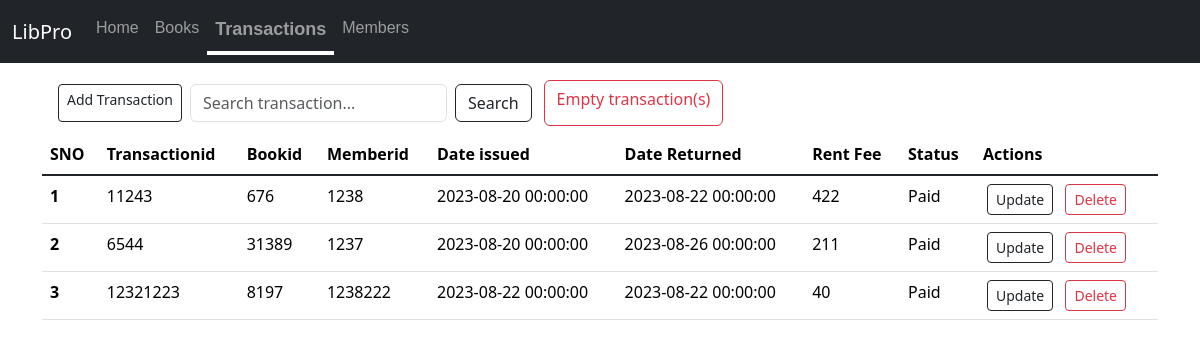
The app's page /transactions, older data.
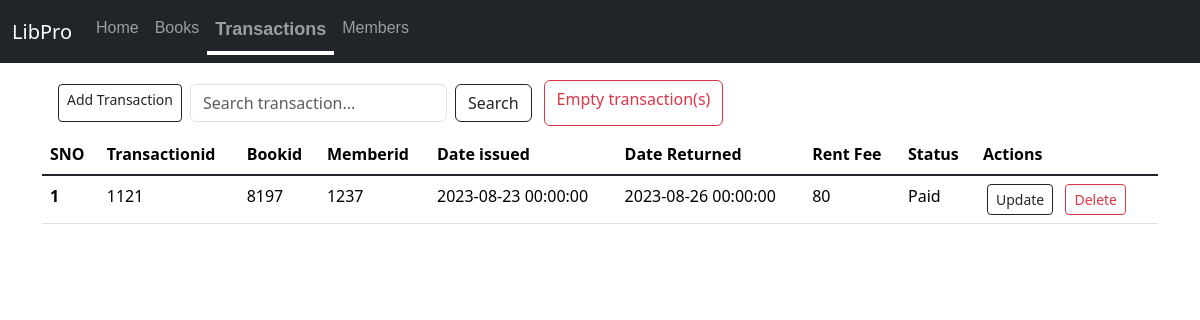
The same page, newer data.
### app.py (models this page shows)
class Transactions(db.Model):
    sno = db.Column(db.Integer, primary_key=True,unique=True)
    Transactionid = db.Column(db.Integer,unique=True)
    bookid = db.Column(db.Integer, nullable=False)
    memberid = db.Column(db.Integer, nullable=False)
    date_issued = db.Column(db.DateTime, nullable=False,default=datetime.date)
    date_returned = db.Column(db.DateTime, nullable=True)
    rent_fee = db.Column(db.Integer, nullable=False)
    status=db.Column(db.String(20),nullable=False)

### app.py (the view, shortened to what this page needs)
@app.route('/<string:table>',methods=['GET','POST'])
def view(table):
    record_class=globals().get(table.capitalize())
    if record_class is None:
        flash("Invalid Operation",'error')
        return redirect('/')
    else:
        allrecords=record_class.query.all()
        return render_template(f'{table}.html',allrecords=allrecords)

### templates/transactions.html (shortened to what this page needs)
{% extends 'base.html' %}
{% block body %}
<div class="container">
  <div style="display:flex" class="my-2 container">
    <a href="/addrecord/transactions" class="add btn btn-outline-dark btn-sm mx-1 my-1" type="button">Add Transaction</a>
    <form style="width:fit-content" class="d-flex mx-1 my-1" method="POST" action="/search/transactions" role="search">
      <input class="form-control me-2" name="searchitem"  id="searchtran" type="search" placeholder="Search transaction..." aria-label="Search">
      <button class="btn btn-outline-dark"  type="submit">Search</button>
    </form>
    <a class="btn btn-outline-danger mx-2" href="/empty/transactions" type="button">Empty transaction(s)</a>
  </div>
    <table class="table">
        <thead>
          <tr>
            <th scope="col">SNO</th>
            <th scope="col">Transactionid</th>
            <th scope="col">Bookid</th>
            <th scope="col">Memberid</th>
            <th scope="col">Date issued</th>
            <th scope="col">Date Returned</th>
            <th scope="col">Rent Fee</th>
            <th scope="col">Status</th>
            <th scope="col">Actions</th>
          </tr>
        </thead>
        <tbody class="table-group-divider">
          {% for records in allrecords %}
          <tr>
            <th scope="row">{{loop.index}}</th>
            <td>{{records.Transactionid}}</td>
            <td>{{records.bookid}}</td>
            <td>{{records.memberid}}</td>
            <td>{{records.date_issued}}</td>
            <td>{{records.date_returned}}</td>
            <td>{{records.rent_fee}}</td>
            <td>{{records.status}}</td>
            <td>
              <a href="/updaterecord/transactions/{{records.sno}}" class="btn btn-outline-dark btn-sm mx-1">Update</a>
              <a href="/deleterecord/transactions/{{records.sno}}" class="btn btn-outline-danger btn-sm mx-1">Delete</a>
            </td>
          </tr>
          {% endfor %}
        </tbody>
      </table>
</div>
{% endblock body %}

### templates/base.html (shortened to what this page needs)
<!DOCTYPE html>
<html lang="en">
<head>
    <link href="https://cdn.jsdelivr.net/npm/bootstrap@5.3.1/dist/css/bootstrap.min.css" rel="stylesheet">
</head>
<body>
    <nav class="navbarl navbar navbar-expand-lg  navbar-dark bg-dark">
        <div class="container-fluid">
          <a class="navbar-brand" href="/">LibPro</a>
          <div class="collapse navbar-collapse" id="navbarSupportedContent">
            <ul class="navbar-nav me-auto mb-2 mb-lg-0">
              <li id="home-nav" class="nav-item">
                <a class=" nav-link" aria-current="page" href="/">Home</a>
              </li>
              <li id="books-nav" class="bg-dark nav-item">
                <a class="nav-link" aria-current="page" href="/books">Books</a>
              </li>
              <li id="transaction-nav" class="nav-item">
                <a class="nav-link" href="/transactions">Transactions</a>
              </li>
              <li id="members-nav" class="nav-item">
                <a class="nav-link" href="/members">Members</a>
              </li>
          </div>
        </div>
      </nav><br><br><br>
      {% block body %}
      {% endblock body %}
    </body>
</html>

### templates/base.html (style rules this page uses)
.navbar { overflow:visible; position:fixed; top: 0; bottom: 10; width: 100%; margin-bottom: 1ch; }
.navbarl li a { font-family:sans-serif; position:initial; }
.navbarl li a::after { content:""; background-color: rgb(255, 255, 255); height: 2px; width:100%; display: block; transition:0.2s; transform: scale(0); transform-origin:left ; }
.navbarl li.active a { font-size: large; transition: none; font-weight:bolder; }
.navbarl li.active a::after { content: none; background-color: transparent; height: 4px; width: 100%; transition: none; transform: scale(0); font-size: larger; }
.navbar-brand { position:sticky; }
.active { color: rgb(255, 255, 255); font-size: larger; }
.active:after { content:""; background-color: rgb(255, 255, 255); height: 4px; width:100%; display: block; transform: scale(1); }

Row changes from the older to the newer data that the page shows:
removed Transactions: Transactionid "6544", bookid "31389", memberid "1237", date_issued "2023-08-20 00:00:00", date_returned "2023-08-26 00:00:00", rent_fee "211", status "Paid"
removed Transactions: Transactionid "12321223", bookid "8197", memberid "1238222", date_issued "2023-08-22 00:00:00", date_returned "2023-08-22 00:00:00", rent_fee "40", status "Paid"
changed Transactions "Paid": Transactionid "11243" → "1121"; bookid "676" → "8197"; memberid "1238" → "1237"; date_issued "2023-08-20 00:00:00" → "2023-08-23 00:00:00"; date_returned "2023-08-22 00:00:00" → "2023-08-26 00:00:00"; rent_fee "422" → "80"
